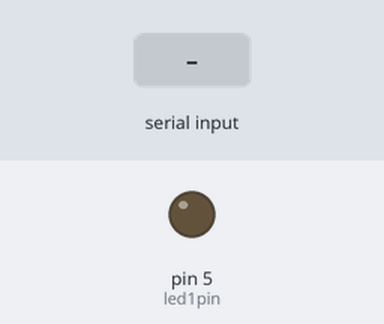
Simulated run of this sketch. Board: Arduino Uno, built with avr-gcc and run on an emulated ATmega328P. Parts: output pins drawn as LEDs (lit = HIGH). The inputs (shaded band) are chosen by the test bench.

Above: at 1.2 s.
1.3 s: "90,45\n" received over Serial
At 2.1 s:
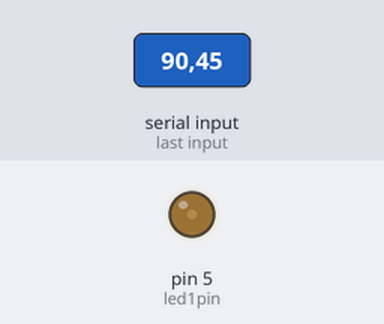
3.8 s: "30,150\n" received over Serial
At 4.3 s:
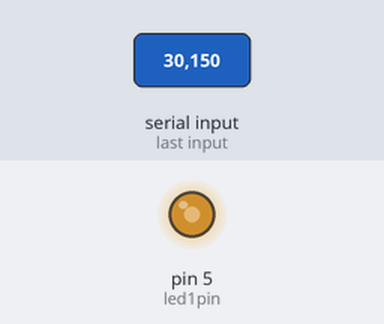
6.3 s: "200\n" received over Serial
At 7.1 s:
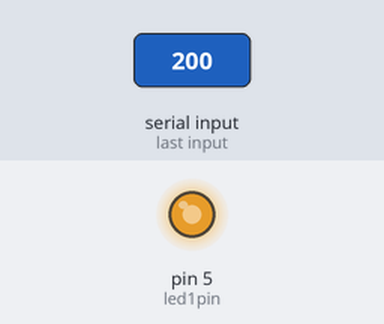
Timing chart, 0 to 9.3 s (numbered marks = the images above; inputs shaded):
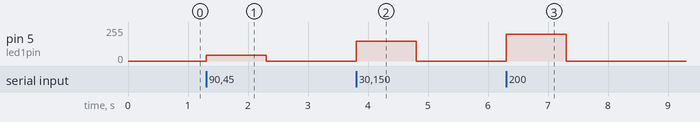

Measured:
- after the input at 1.3 s, pin 5 (led1pin): 0/255 → 45/255 at once, → 0/255 1.0 s later
- after the input at 3.8 s, pin 5 (led1pin): 0/255 → 150/255 at once, → 0/255 1.0 s later
- after the input at 6.3 s, pin 5 (led1pin): 0/255 → 200/255 at once, → 0/255 1.0 s later

The sketch:

P5_arduino_exercise2.ino
```cpp
const int led1pin = 5;
int var;
void setup() {
  // put your setup code here, to run once:
  Serial.begin(9600);
  pinMode(led1pin, OUTPUT);
}

void loop() {
  // put your main code here, to run repeatedly:

  int brightnessState;

  brightnessState=Serial.read();
  brightnessState=Serial.parseInt();
  brightnessState = constrain(brightnessState, 0, 255);
  if (Serial.available() >=0){
  analogWrite(led1pin, brightnessState);
  }
}
```
